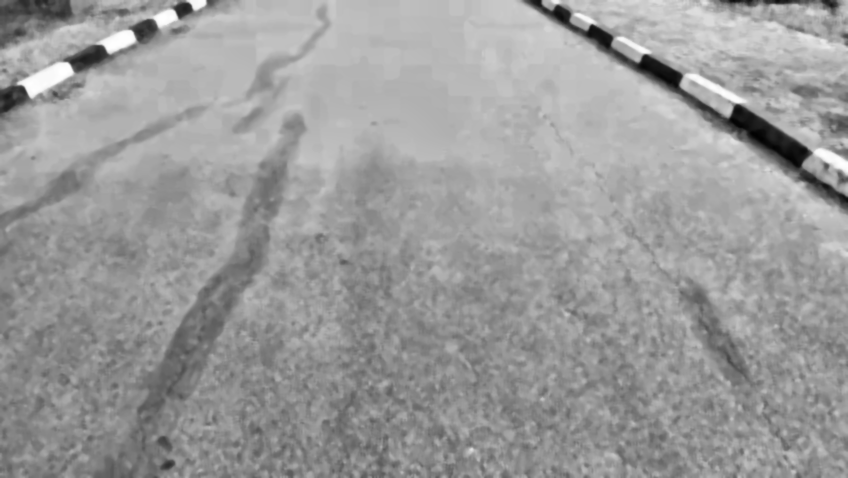
#> input picture enhanced_median_clahe/frame_0040.png, 848 x 478 px, given as the content of the folder denoised_median, which was not available
$ jupyter execute clahe.ipynb
#> lines starting #> are read from the running program, lines starting #| are printed output that depends on the picture; pictures that were not available may be replaced by others from this repository, and a replacement may not be noted
[cell 1]
import cv2
import os
import numpy as np

# Input folders: use the contrast-stretched frames as input
input_folders = {
    "median": "denoised_median"
}

# Output folders: CLAHE enhanced frames
output_folders = {
    "median": "enhanced_median_clahe"
}

# Create output folders if they don't exist
for folder in output_folders.values():
    os.makedirs(folder, exist_ok=True)
#> further down, img is the input picture: shape (478, 848); min 2, max 255, mean 155

# Function: Apply optimized CLAHE
def apply_optimized_clahe(img, clip_limit=2.0, tile_grid_size=(16,16), blend_alpha=0.8):

#> called with clip_limit = 2, tile_grid_size = (16, 16), blend_alpha = 0.8
    clahe = cv2.createCLAHE(clipLimit=clip_limit, tileGridSize=tile_grid_size)
    clahe_img = clahe.apply(img)
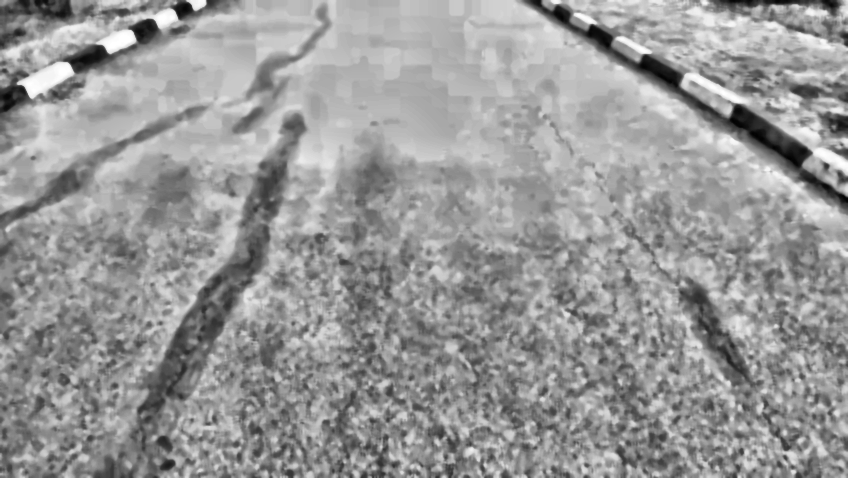
#> clahe_img: shape (478, 848); min 2, max 255, mean 152.3

    # Optional smoothing to reduce roughness
    clahe_img = cv2.GaussianBlur(clahe_img, (3,3), 0)

    # Blend with original to preserve natural look
    final_img = cv2.addWeighted(clahe_img, blend_alpha, img, 1 - blend_alpha, 0)
    return final_img

# Process frames
for method, folder in input_folders.items():
    print(f"\nApplying Optimized CLAHE on {method.upper()} frames...")
    for filename in sorted(os.listdir(folder)):
        if not filename.endswith(".png"):
            continue

        img_path = os.path.join(folder, filename)
        img = cv2.imread(img_path, cv2.IMREAD_GRAYSCALE)
        if img is None:
            continue

        enhanced_img = apply_optimized_clahe(img, clip_limit=2.0, tile_grid_size=(16,16), blend_alpha=0.8)

        # Save output
        save_path = os.path.join(output_folders[method], filename)
        cv2.imwrite(save_path, enhanced_img)

        # Print contrast for report
        orig_contrast = np.std(img)
#> orig_contrast = 29.51
        new_contrast = np.std(enhanced_img)
#> new_contrast = 36.17
        print(f"{filename}: Original Contrast={orig_contrast:.2f}, CLAHE Contrast={new_contrast:.2f}")
#| frame_0040.png: Original Contrast=29.51, CLAHE Contrast=36.17

print("\nOptimized CLAHE Completed! Enhanced frames saved successfully.")


$ run again, on enhanced_median_clahe/frame_0044.png
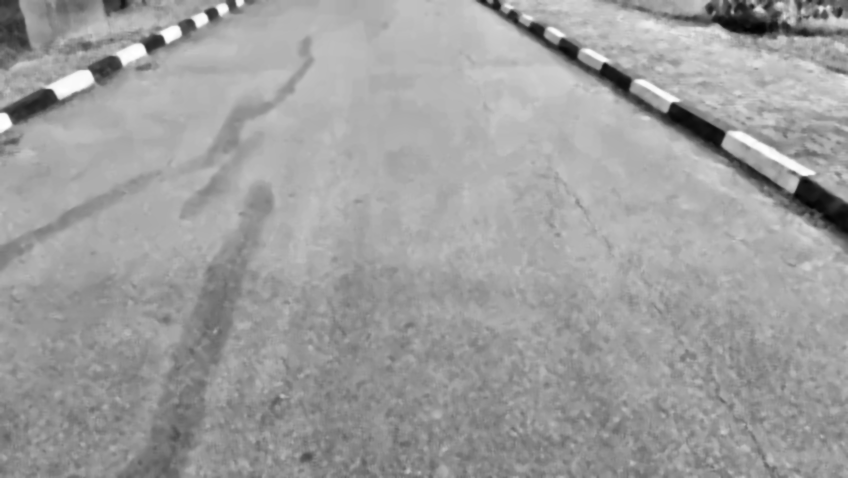
#> input picture enhanced_median_clahe/frame_0044.png, 848 x 478 px, given as the content of the folder denoised_median, which was not available
#> img is the input picture: shape (478, 848); min 2, max 255, mean 158.4
#> in apply_optimized_clahe, `clahe_img = clahe.apply(img)`:
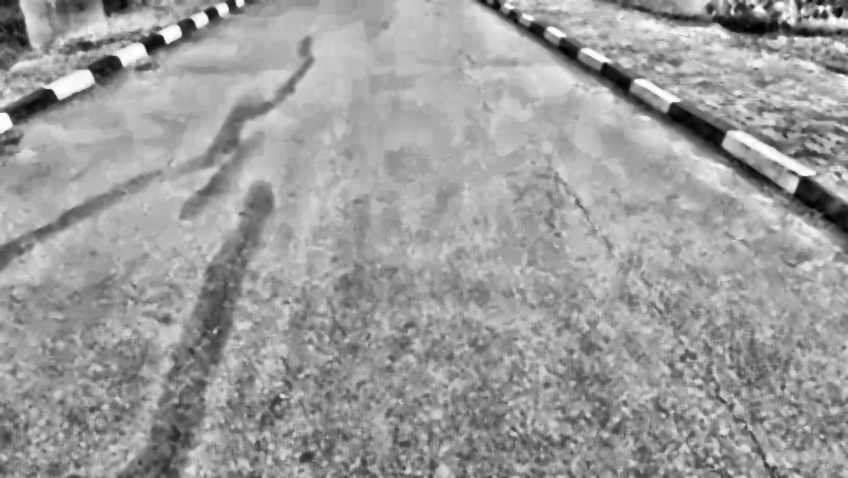
#> clahe_img: shape (478, 848); min 1, max 255, mean 156.1
#> orig_contrast = 28.97
#> new_contrast = 33.85
#| frame_0044.png: Original Contrast=28.97, CLAHE Contrast=33.85

$ run again, on enhanced_median_clahe/frame_0045.png
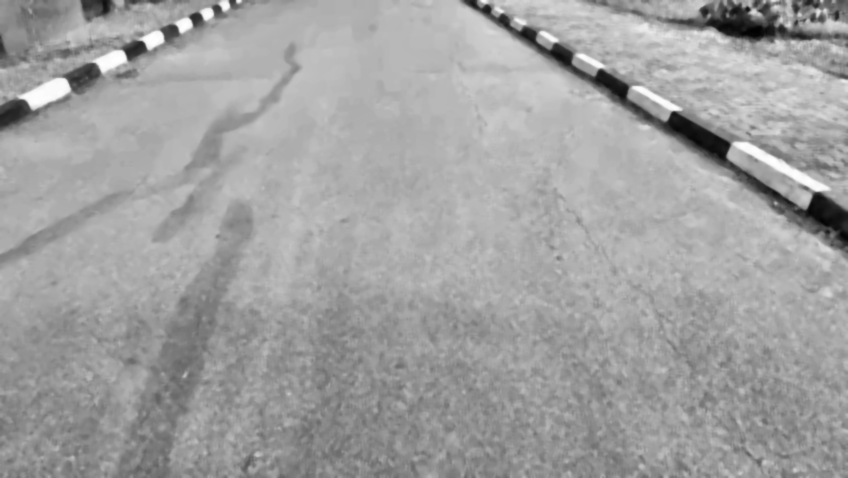
#> input picture enhanced_median_clahe/frame_0045.png, 848 x 478 px, given as the content of the folder denoised_median, which was not available
#> img is the input picture: shape (478, 848); min 1, max 255, mean 160.8
#> in apply_optimized_clahe, `clahe_img = clahe.apply(img)`:
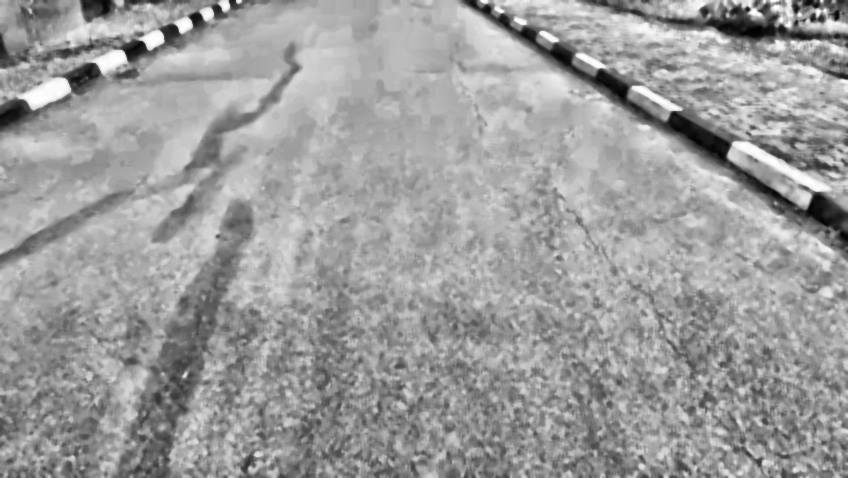
#> clahe_img: shape (478, 848); min 0, max 255, mean 156.8
#> orig_contrast = 29
#> new_contrast = 34.25
#| frame_0045.png: Original Contrast=29.00, CLAHE Contrast=34.25

$ run again, on enhanced_median_clahe/frame_0046.png
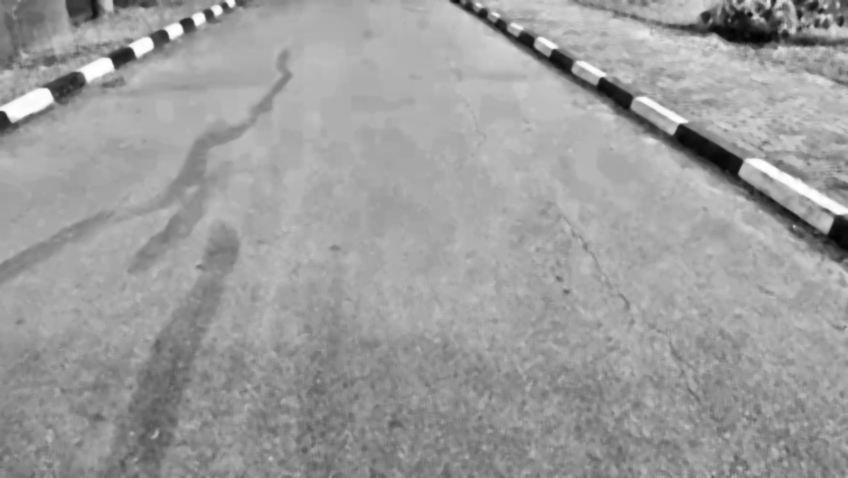
#> input picture enhanced_median_clahe/frame_0046.png, 848 x 478 px, given as the content of the folder denoised_median, which was not available
#> img is the input picture: shape (478, 848); min 1, max 255, mean 156.7
#> in apply_optimized_clahe, `clahe_img = clahe.apply(img)`:
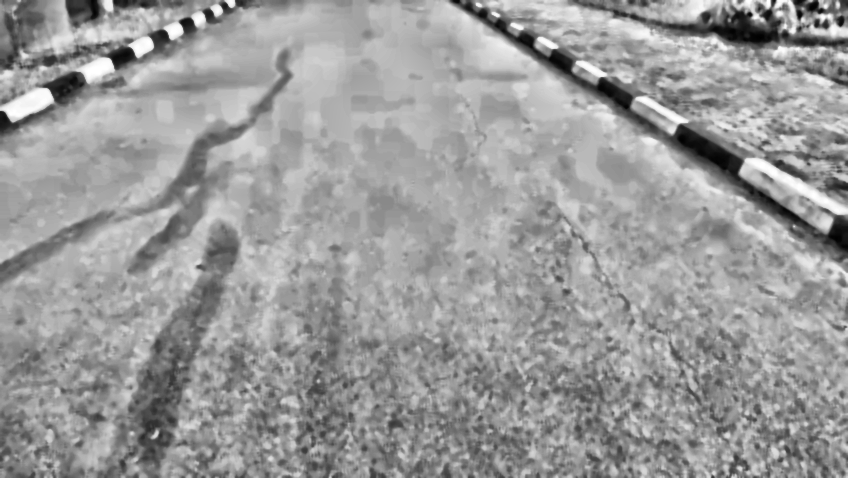
#> clahe_img: shape (478, 848); min 0, max 255, mean 154.6
#> orig_contrast = 29.33
#> new_contrast = 34.81
#| frame_0046.png: Original Contrast=29.33, CLAHE Contrast=34.81
